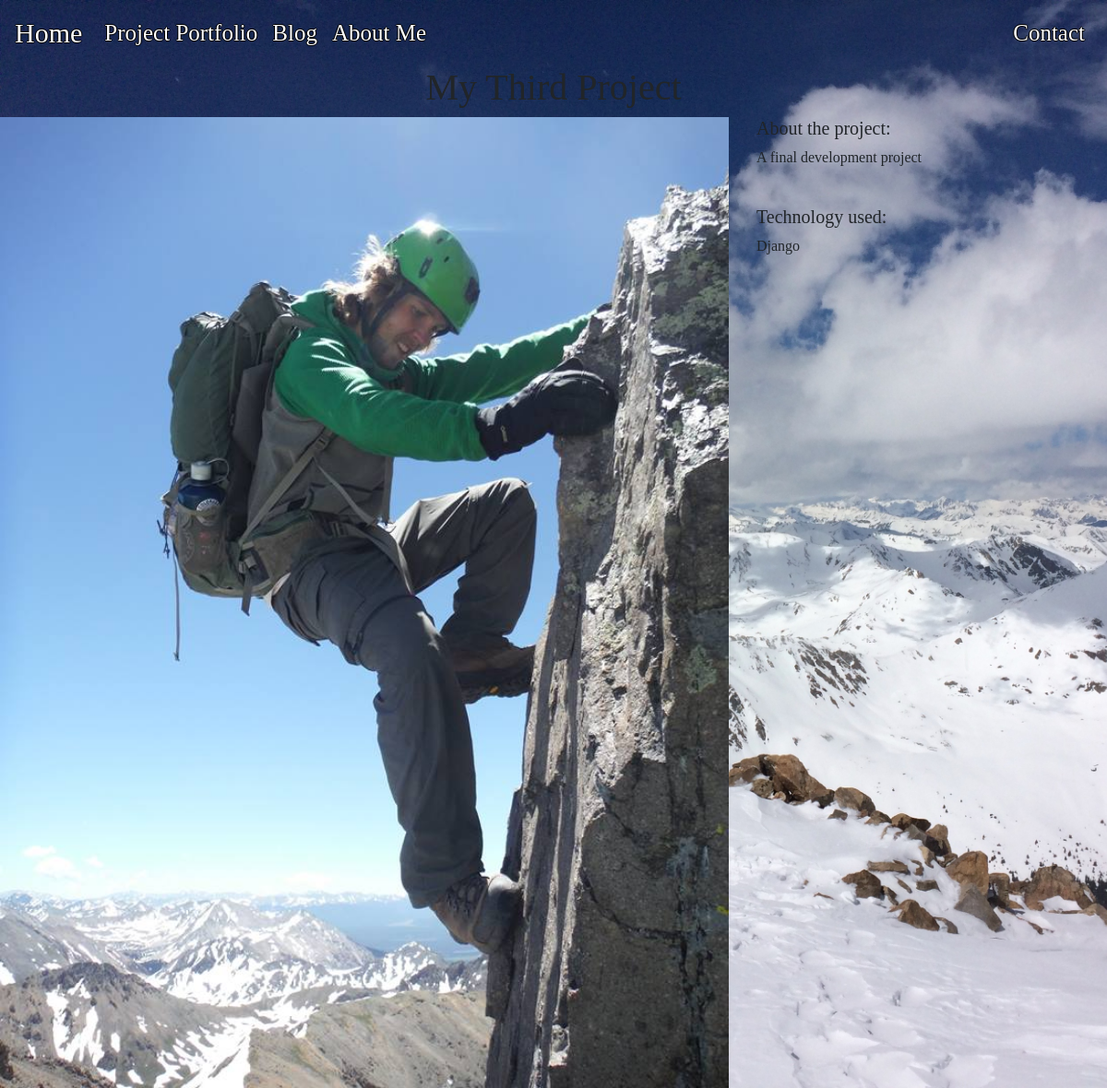
/projects/3, run on the app's committed database.
### projects/models.py (models this page shows, shortened)
class Project(models.Model):
    title = models.CharField(max_length=200)
    description = models.TextField()
    technology = models.CharField(max_length=200)
    image = models.FilePathField(path='static/images/', default='static/images/pro.jpg')

### projects/views.py (the view)
# urls.py: path('<int:pk>', views.project_detail, name="project_detail"),
def project_detail(request, pk):
    project = Project.objects.get(pk=pk)
    context = {'project': project}
    return render(request, 'project_detail.html', context)

### projects/templates/project_detail.html
<!DOCTYPE html>
{% extends "base.html" %}
{% load staticfiles %}
{% block page_content %}
<h1>{{ project.title }}</h1>
<div class="row">
    <div class="col-md-8">
        <img src="{% static project.image %}" alt="" width="100%">
    </div>
    <div class="col-md-4">
        <h5>About the project:</h5>
        <p class='content-markdown'>{{ project.description }}</p>
        <br>
        <h5>Technology used:</h5>
        <p>{{ project.technology }}</p>
    </div>
</div>
{% endblock %}

### static/css/custom.css (style rules this page uses)
html * { font-family: "Times New Roman" !important; }
body { background-image: url("../images/snow.jpg"); background-size: cover; background-attachment: fixed; }
h1 { text-align: center; }

### data on the page
Project: title "My Third Project", image (picture), description "A final development project", technology "Django"
